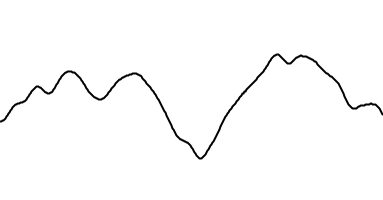
Frame 1 (no input)
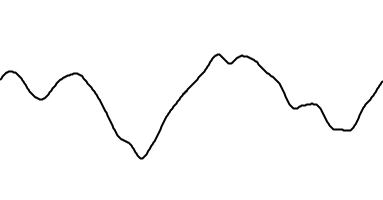
Frame 60 (the mouse pressed at the canvas centre just before this capture)
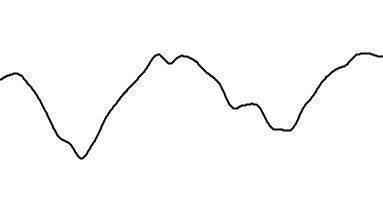
Frame 120 (the mouse held since frame 60 and released just before this capture)

The Processing sketch that drew these frames (run headless with seeded random() and noise(); from frame 60 on, the mouse is pressed at the canvas centre):

// Processing sketch: noise_curve
// ── noise_curve.pde
float t = 0.0;

void setup() {
    size(383, 200);
    smooth();
}


void draw() {
    background(255);
    float xoff = t;
    noFill();
    stroke(0);
    strokeWeight(2);
    beginShape();
    for (int i = 0; i < width; i++) {
        float y = noise(xoff) * height;
        xoff += 0.01;
        vertex(i, y);
    }
    endShape();
    t+= 0.01;
}
